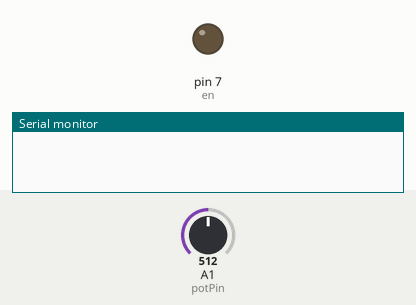
Bench run of a sketch on a simulated Arduino Uno, built with avr-gcc and run on an emulated ATmega328P. Shown: output pins drawn as LEDs (lit = HIGH), the last lines printed to the serial monitor. The test bench sets the inputs (shaded band); at power-on: A1 (potPin) = 512.

Above: at 0.1 s.
At 0.6 s:
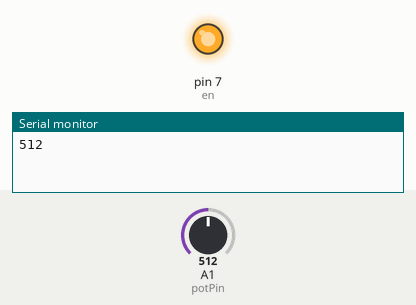
Timing chart, 0 to 2.1 s (numbered marks = the images above):
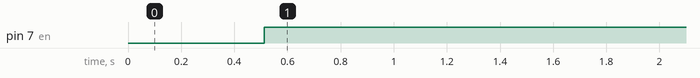

Measured:
- by itself, pin 7 (en): LOW → HIGH at 0.51 s

The sketch:

pot.ino
```cpp
int potPin = A1;    // select the input pin for the potentiometer
//int ledPin = 13/;   // select the pin for the LED
int val = 0;       // variable to store the value coming from the sensor
int en=7;

void setup() {
    Serial.begin(9600);
    pinMode(en, OUTPUT);
}

void loop() {
  val = analogRead(potPin);    // read the value from the sensor
//////  digitalWrite(ledPin, HIGH);  // turn the ledPin on
  delay(val);                  // stop the program for some time
  Serial.println(val);
  analogWrite(en,val);
}
```
